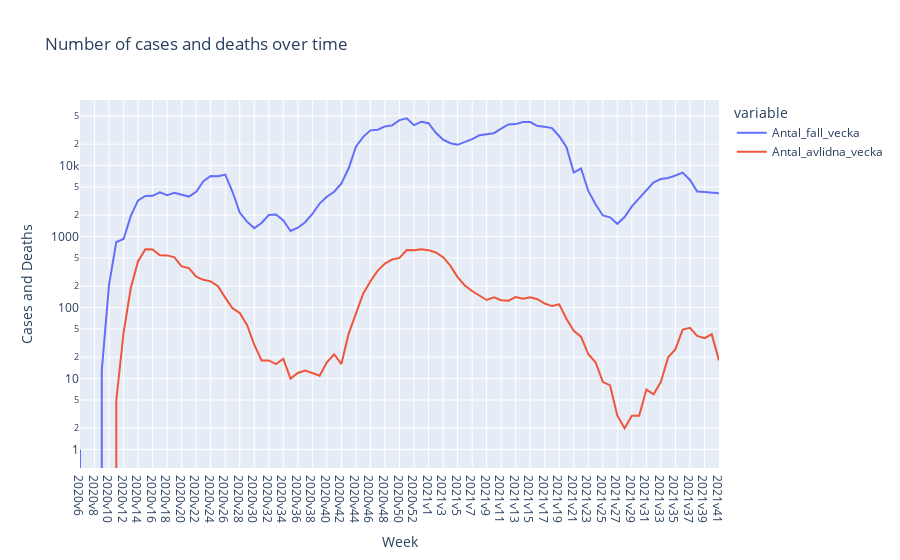

The notebook cell this image was saved under:
### Code cell
# Plotly express plot for deaths compared to deaths plotted loagrithmically
fig = px.line(covid19_cases, x="Vecka", y=["Antal_fall_vecka", "Antal_avlidna_vecka"], log_y=True,
                title="Number of cases and deaths over time", labels={"value": "Cases and Deaths", "Vecka": "Week"})
fig.update_layout(hovermode="x")
fig.update_xaxes(
    showspikes=True,
    spikedash="solid"
)
fig.show()
fig.write_html("visualizations/DeathsandCasesPerWeek.html")

### Figure 1 — Plotly figure (JSON) as saved in the notebook; plotly's stock layout.template omitted (floating-point values rounded to 4 significant figures)
{"data": [{"hovertemplate": "variable=Antal_fall_vecka<br>Week=%{x}<br>Cases and Deaths=%{y}<extra></extra>", "legendgroup": "Antal_fall_vecka", "line": {"color": "#636efa", "dash": "solid"}, "marker": {"symbol": "circle"}, "mode": "lines", "name": "Antal_fall_vecka", "orientation": "v", "showlegend": true, "type": "scatter", "x": ["2020v6", "2020v7", "2020v8", "2020v9", "2020v10", "2020v11", "2020v12", "2020v13", "2020v14", "2020v15", "2020v16", "2020v17", "2020v18", "2020v19", "2020v20", "2020v21", "2020v22", "2020v23", "2020v24", "2020v25", "2020v26", "2020v27", "2020v28", "2020v29", "2020v30", "2020v31", "2020v32", "2020v33", "2020v34", "2020v35", "2020v36", "2020v37", "2020v38", "2020v39", "2020v40", "2020v41", "2020v42", "2020v43", "2020v44", "2020v45", "2020v46", "2020v47", "2020v48", "2020v49", "2020v50", "2020v51", "2020v52", "2020v53", "2021v1", "2021v2", "2021v3", "2021v4", "2021v5", "2021v6", "2021v7", "2021v8", "2021v9", "2021v10", "2021v11", "2021v12", "2021v13", "2021v14", "2021v15", "2021v16", "2021v17", "2021v18", "2021v19", "2021v20", "2021v21", "2021v22", "2021v23", "2021v24", "2021v25", "2021v26", "2021v27", "2021v28", "2021v29", "2021v30", "2021v31", "2021v32", "2021v33", "2021v34", "2021v35", "2021v36", "2021v37", "2021v38", "2021v39", "2021v40", "2021v41"], "xaxis": "x", "y": [1, 0, 0, 13, 211, 838, 924, 1957, 3229, 3740, 3752, 4203, 3832, 4153, 3869, 3659, 4280, 6021, 7123, 7073, 7455, 4279, 2179, 1622, 1316, 1556, 2014, 2052, 1687, 1200, 1332, 1592, 2080, 2919, 3642, 4278, 5620, 9155, 18474, 25405, 31319, 31944, 35560, 36837, 43631, 46177, 37134, 41323, 39455, 28942, 23230, 20660, 19605, 21283, 23615, 26690, 27748, 28555, 33033, 37881, 38386, 41147, 41038, 36032, 35306, 33680, 25916, 18169, 7974, 9094, 4394, 2848, 1982, 1869, 1514, 1881, 2662, 3459, 4608, 5820, 6466, 6688, 7236, 7972, 6266, 4298, 4241, 4141, 4062], "yaxis": "y"}, {"hovertemplate": "variable=Antal_avlidna_vecka<br>Week=%{x}<br>Cases and Deaths=%{y}<extra></extra>", "legendgroup": "Antal_avlidna_vecka", "line": {"color": "#EF553B", "dash": "solid"}, "marker": {"symbol": "circle"}, "mode": "lines", "name": "Antal_avlidna_vecka", "orientation": "v", "showlegend": true, "type": "scatter", "x": ["2020v6", "2020v7", "2020v8", "2020v9", "2020v10", "2020v11", "2020v12", "2020v13", "2020v14", "2020v15", "2020v16", "2020v17", "2020v18", "2020v19", "2020v20", "2020v21", "2020v22", "2020v23", "2020v24", "2020v25", "2020v26", "2020v27", "2020v28", "2020v29", "2020v30", "2020v31", "2020v32", "2020v33", "2020v34", "2020v35", "2020v36", "2020v37", "2020v38", "2020v39", "2020v40", "2020v41", "2020v42", "2020v43", "2020v44", "2020v45", "2020v46", "2020v47", "2020v48", "2020v49", "2020v50", "2020v51", "2020v52", "2020v53", "2021v1", "2021v2", "2021v3", "2021v4", "2021v5", "2021v6", "2021v7", "2021v8", "2021v9", "2021v10", "2021v11", "2021v12", "2021v13", "2021v14", "2021v15", "2021v16", "2021v17", "2021v18", "2021v19", "2021v20", "2021v21", "2021v22", "2021v23", "2021v24", "2021v25", "2021v26", "2021v27", "2021v28", "2021v29", "2021v30", "2021v31", "2021v32", "2021v33", "2021v34", "2021v35", "2021v36", "2021v37", "2021v38", "2021v39", "2021v40", "2021v41"], "xaxis": "x", "y": [0, 0, 0, 0, 0, 5, 44, 190, 451, 664, 657, 546, 543, 509, 380, 360, 272, 246, 234, 200, 138, 98, 84, 57, 30, 18, 18, 16, 19, 10, 12, 13, 12, 11, 17, 22, 16, 43, 82, 157, 235, 332, 417, 476, 501, 645, 643, 663, 644, 598, 513, 389, 269, 205, 171, 146, 128, 140, 127, 125, 141, 133, 140, 131, 114, 105, 111, 69, 47, 39, 22, 17, 9, 8, 3, 2, 3, 3, 7, 6, 9, 20, 26, 49, 52, 40, 37, 42, 18], "yaxis": "y"}], "layout": {"hovermode": "x", "legend": {"title": {"text": "variable"}, "tracegroupgap": 0}, "title": {"text": "Number of cases and deaths over time"}, "xaxis": {"anchor": "y", "domain": [0, 1], "showspikes": true, "spikedash": "solid", "title": {"text": "Week"}}, "yaxis": {"anchor": "x", "domain": [0, 1], "title": {"text": "Cases and Deaths"}, "type": "log"}}}
